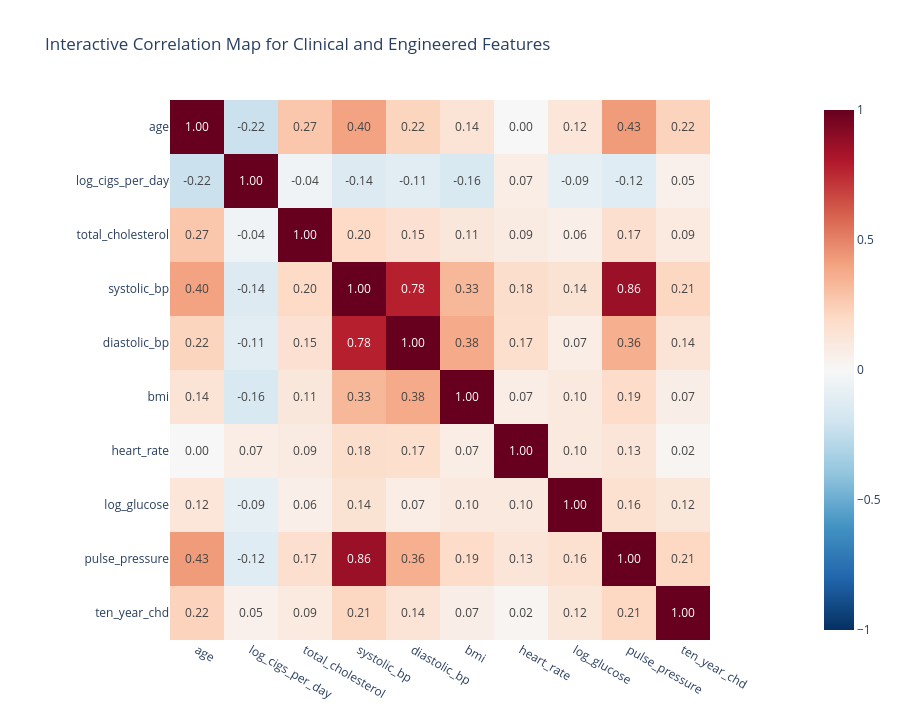

Source (notebook cell):
### Markdown cell above
CHD risk rises sharply with age: the 60+ group has a substantially higher event rate than patients under 40. Blood pressure also shows a clinically useful gradient, with Stage 2 systolic BP carrying higher observed risk than normal BP; smoking intensity adds another behavioral signal, especially for heavier smoking segments.

### Code cell
correlation_features = [
    "age",
    "log_cigs_per_day",
    "total_cholesterol",
    "systolic_bp",
    "diastolic_bp",
    "bmi",
    "heart_rate",
    "log_glucose",
    "pulse_pressure",
    "ten_year_chd",
]

corr = df[correlation_features].corr(numeric_only=True)

fig = px.imshow(
    corr,
    text_auto=".2f",
    color_continuous_scale="RdBu_r",
    zmin=-1,
    zmax=1,
    title="Interactive Correlation Map for Clinical and Engineered Features",
)
fig.update_layout(template="plotly_white", height=720)
fig.write_html(CHART_DIR / "interactive_clinical_feature_correlation_heatmap.html")
fig.show()

### Figure 1 — Plotly figure (JSON) as saved in the notebook; plotly's stock layout.template omitted (floating-point values rounded to 4 significant figures)
{"data": [{"coloraxis": "coloraxis", "hovertemplate": "x: %{x}<br>y: %{y}<br>color: %{z}<extra></extra>", "name": "0", "texttemplate": "%{z:.2f}", "type": "heatmap", "x": ["age", "log_cigs_per_day", "total_cholesterol", "systolic_bp", "diastolic_bp", "bmi", "heart_rate", "log_glucose", "pulse_pressure", "ten_year_chd"], "xaxis": "x", "y": ["age", "log_cigs_per_day", "total_cholesterol", "systolic_bp", "diastolic_bp", "bmi", "heart_rate", "log_glucose", "pulse_pressure", "ten_year_chd"], "yaxis": "y", "z": [[1.0, -0.2201, 0.274, 0.4048, 0.2219, 0.1382, -0.002596, 0.1238, 0.4263, 0.2249], [-0.2201, 1.0, -0.04043, -0.1394, -0.1102, -0.1575, 0.07063, -0.08726, -0.1195, 0.05202], [0.274, -0.04043, 1.0, 0.1992, 0.155, 0.1143, 0.08746, 0.0608, 0.1727, 0.09431], [0.4048, -0.1394, 0.1992, 1.0, 0.7819, 0.3339, 0.1783, 0.1441, 0.8645, 0.2127], [0.2219, -0.1102, 0.155, 0.7819, 1.0, 0.3805, 0.1749, 0.07039, 0.3626, 0.136], [0.1382, -0.1575, 0.1143, 0.3339, 0.3805, 1.0, 0.06965, 0.1007, 0.1917, 0.06695], [-0.002596, 0.07063, 0.08746, 0.1783, 0.1749, 0.06965, 1.0, 0.1032, 0.1255, 0.02024], [0.1238, -0.08726, 0.0608, 0.1441, 0.07039, 0.1007, 0.1032, 1.0, 0.1585, 0.1204], [0.4263, -0.1195, 0.1727, 0.8645, 0.3626, 0.1917, 0.1255, 0.1585, 1.0, 0.2083], [0.2249, 0.05202, 0.09431, 0.2127, 0.136, 0.06695, 0.02024, 0.1204, 0.2083, 1.0]]}], "layout": {"coloraxis": {"cmax": 1, "cmin": -1, "colorscale": [[0.0, "rgb(5,48,97)"], [0.1, "rgb(33,102,172)"], [0.2, "rgb(67,147,195)"], [0.3, "rgb(146,197,222)"], [0.4, "rgb(209,229,240)"], [0.5, "rgb(247,247,247)"], [0.6, "rgb(253,219,199)"], [0.7, "rgb(244,165,130)"], [0.8, "rgb(214,96,77)"], [0.9, "rgb(178,24,43)"], [1.0, "rgb(103,0,31)"]]}, "height": 720, "title": {"text": "Interactive Correlation Map for Clinical and Engineered Features"}, "xaxis": {"anchor": "y", "constrain": "domain", "domain": [0.0, 1.0], "scaleanchor": "y"}, "yaxis": {"anchor": "x", "autorange": "reversed", "constrain": "domain", "domain": [0.0, 1.0]}}}
